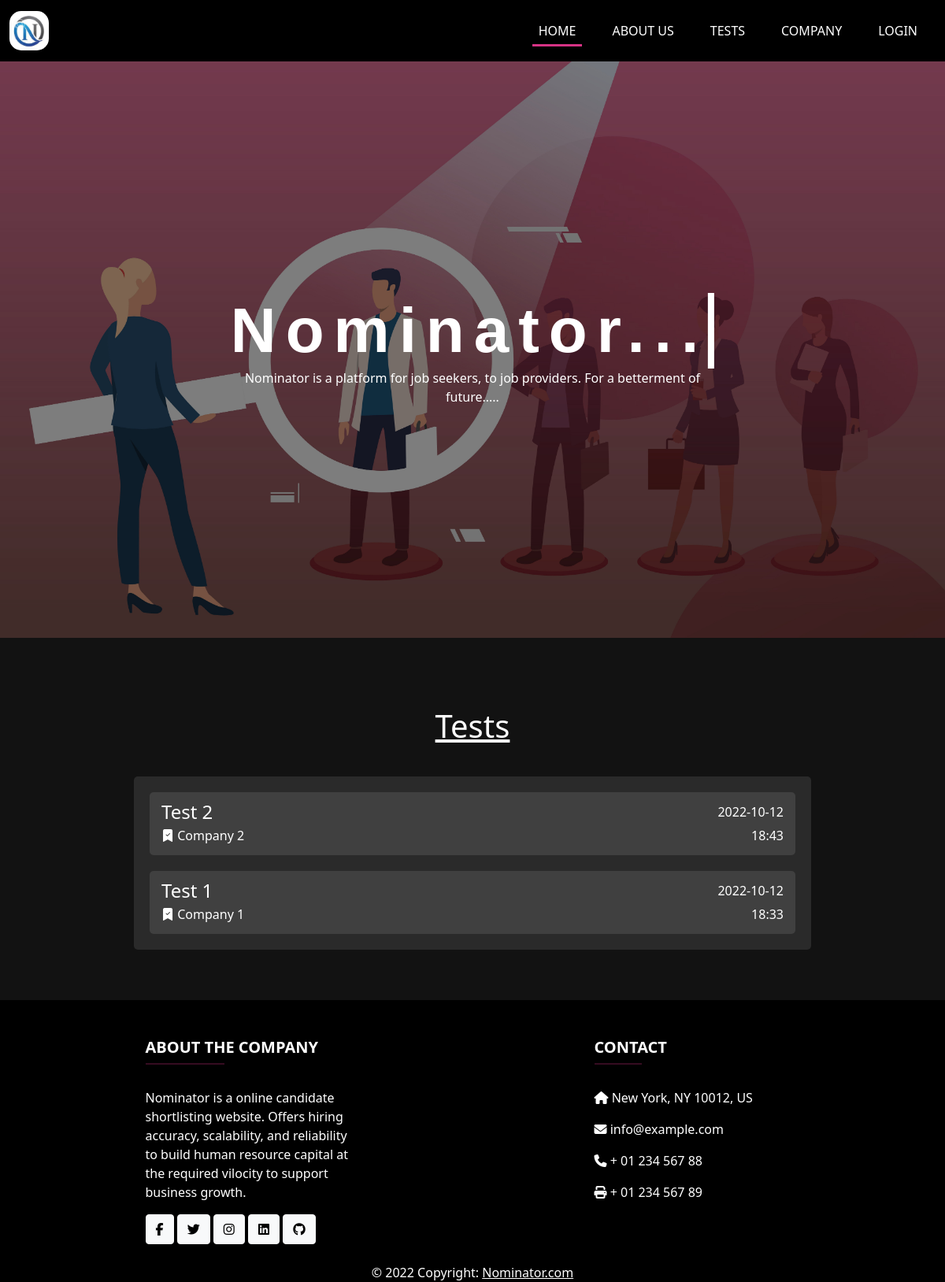
Before: / with the older database file.
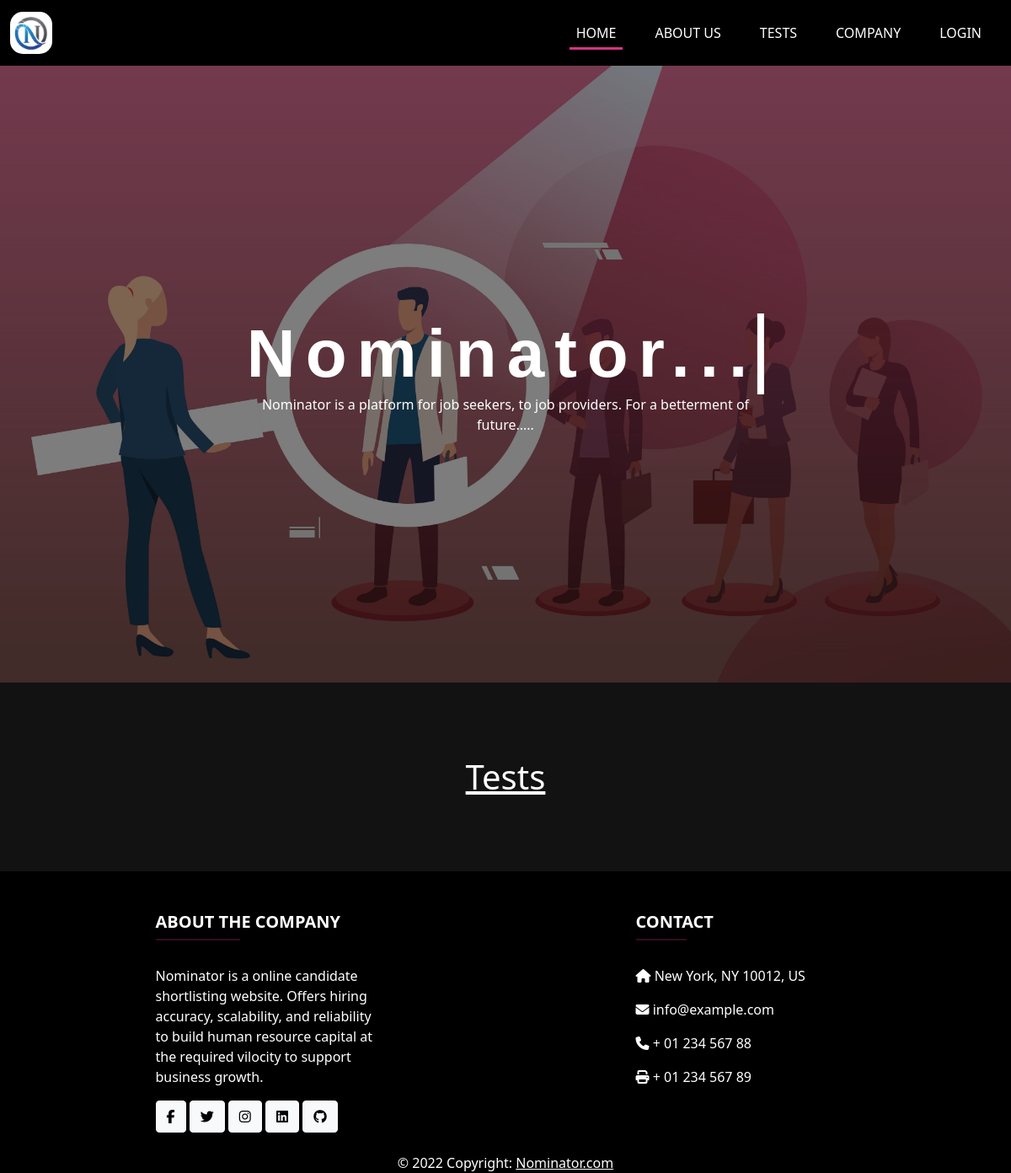
After: the same page with the newer database file.
### models.py (models this page shows, shortened)
class Test(db.Model):
    id = db.Column(db.Integer, primary_key=True)
    name = db.Column(db.String(255), unique=True, nullable=False)
    company_name = db.Column(db.String(255), nullable=False)
    creation_date = db.Column(db.DateTime, nullable=False, default=datetime.utcnow())
    description = db.Column(db.Text())
    job_role = db.Column(db.String(255), nullable=False)
    openness_criteria = db.Column(db.Float)
    neuroticism_criteria = db.Column(db.Float)
    extraversion_criteria = db.Column(db.Float)
    agreeableness_criteria = db.Column(db.Float)
    conscientiousness_criteria = db.Column(db.Float)
    skills_required = db.Column(db.PickleType)

### views.py (the view)
@app.route('/')
def home():
    if current_user.__class__ == models.Company:
        user_class = 'company'
    elif current_user.__class__ == models.Candidate:
        user_class = 'candidate'
    else:
        user_class = 'anonymous'
    print(user_class)
    test = Test.query.order_by(Test.creation_date.desc()).limit(5).all()
    return render_template('home.html', tests=test, user_class=user_class)

### templates/home.html (shortened to what this page needs)
{% extends 'base.html' %}
{% block css %}
<link rel="stylesheet" href="{{url_for('static', filename='css/home.css')}}">
{% endblock %}
{% block body %}
<div class="head">
    <img class="bg-image img-fluid" src="/static/img/bg-image.jpg" alt="" style="width:100%" ;>
    <div class="head-text">
        <div class="title-head">
            <h1 class="front-img-text anim-typewriter">Nominator...</h1>
        </div>
        <div class="title-desc">
            <span class="heading-description">
                Nominator is a platform for job seekers, to job providers.
                For a betterment of future.....
            </span>
        </div>
    </div>
</div>
<div class="container mt-5 mb-5">
    <h1 class="test-heading">Tests</h1>
    <div class="test-main-container">
      {% if tests|length > 0 %}
          <ul class="test-list-container">
            {% for test in tests %}
              <a href="/test/{{test.id}}" class="test-anchor">
                <li class="test-container">
                  <div class="test-container-row">
                    <h4 class="test-elements">{{test.name}}</h4>
                    <p class="test-elements">{{test.creation_date.strftime('%Y-%m-%d')}}</p>
                  </div>
                  <div class="test-container-row">
                    <h6 class="test-elements">
                      <i class="bi bi-bookmark-check-fill"></i>&nbsp;{{test.company_name}}
                    </h6>
                    <p class="test-elements">{{test.creation_date.strftime('%H:%M')}}</p>
                  </div>
                </li>
              </a>
            {% endfor %}
          </ul>
      {% endif %}
    </div>
</div>
{% endblock %}

### templates/base.html (shortened to what this page needs)
<!DOCTYPE html>
<html lang="en">
{% block css %}{% endblock %}
<head>
  <link href="https://cdn.jsdelivr.net/npm/bootstrap@5.0.2/dist/css/bootstrap.min.css" rel="stylesheet"
>
  <link rel="stylesheet" href="https://cdn.jsdelivr.net/npm/bootstrap-icons@1.9.1/font/bootstrap-icons.css">
  <link rel="stylesheet" type="text/css"
    href="https://cdnjs.cloudflare.com/ajax/libs/font-awesome/6.1.1/css/all.min.css">
</head>
<body class="d-flex flex-column min-vh-100">
  {% include 'navbar.html' %}
  {% block body %}{% endblock %}
  <div class="mt-auto">
    <footer class="text-center text-lg-start text-white fixed-buttom" style="background-color: black">
      <section>
        <div class="container text-center text-md-start mt-5">
          <div class="row mt-3">
            <div class="col-md-6 col-lg-4 col-xl-3 mx-auto mb-4 col-sm-9">
              <h5 class="text-uppercase fw-bold">ABOUT THE COMPANY</h5>
              <hr class="mb-4 mt-0 d-inline-block mx-auto"
                style="width: 100px; background-color: #d63384; height: 2px" />
              <p>
                Nominator is a online candidate shortlisting website.
                Offers hiring accuracy, scalability, and reliability to build human resource capital
                at the required vilocity to support business growth.
              </p>
              <a href="#" type="button" class="btn btn-floating btn-light">
                <i class="fab fa-facebook-f"></i>
              </a>
              <a href="#" type="button" class="btn btn-floating btn-light">
                <i class="fab fa-twitter"></i>
              </a>
              <a href="#" type="button" class="btn btn-floating btn-light">
                <i class="fab fa-instagram"></i>
              </a>
              <a href="#" type="button" class="btn btn-floating btn-light">
                <i class="fab fa-linkedin"></i>
              </a>
              <a href="#" type="button" class="btn btn-floating btn-light">
                <i class="fab fa-github"></i>
              </a>
            </div>
            <div class="col-md-4 col-lg-3 col-xl-3 mx-auto mb-md-0 mb-4">
              <h5 class="text-uppercase fw-bold">Contact</h5>
              <hr class="mb-4 mt-0 d-inline-block mx-auto"
                style="width: 60px; background-color: #d63384; height: 2px" />
              <p><i class="fas fa-home mr-3"></i> New York, NY 10012, US</p>
              <p><i class="fas fa-envelope mr-3"></i> info@example.com</p>
              <p><i class="fas fa-phone mr-3"></i> + 01 234 567 88</p>
              <p><i class="fas fa-print mr-3"></i> + 01 234 567 89</p>
            </div>
          </div>
        </div>
      </section>
      <div class="text-center p-0" style="background-color: rgba(0, 0, 0, 0.2)">
        © 2022 Copyright:
        <a class="text-white" href="#">Nominator.com</a>
      </div>
    </footer>
  </div>
</body>
</html>

### templates/navbar.html (shortened to what this page needs)
{% block css %}
    <link rel="stylesheet" href="{{url_for('static', filename='css/navbar.css')}}">
{% endblock %}
<nav class="navbar sticky-top navbar-expand-md navbar-light bg-dark">
    <div class="container-fluid">
        <a href="/" class="navbar-brand">
            <img id="logo" src="{{url_for('static', filename='img/logo.png')}}" width="50" height="50" alt="CoolBrand">
        </a>
        <div class="collapse navbar-collapse" id="navbarCollapse">
            <div class="navbar-nav ms-auto">
                <a href="/" id="clickid1" class="nav-item nav-link">Home</a>
                <a href="/about" id="clickid2" class="nav-item nav-link">About Us</a>
                <a href="/tests" id="clickid3" class="nav-item nav-link">Tests</a>
                <a href="/company" id="clickid4" class="nav-item nav-link">Company</a>
                {% if not current_user.is_authenticated %}
                <a href="{{ url_for('auth.login_choice') }}" id="clickid5" class="nav-item nav-link">Login</a>
                {% endif %}
            </div>
        </div>
    </div>
</nav>

### static/css/home.css (style rules this page uses)
.head { position: relative; text-align: center; justify-content: center; }
.head-text { color: white; position: absolute; top: 50%; left: 50%; transform: translate(-50%, -50%); }
.bg-image { height: 71vw; }
.front-img-text { width: 100%; height: max-content; font-weight: bold; animation: typing 1.5s steps(14), blink .5s step-end infinite alternate; white-space: nowrap; overflow: hidden; color: white; border-right: 8px solid; margin: 0 auto; letter-spacing: .15em; font-family: 'Trebuchet MS', 'Lucida Sans Unicode', 'Lucida Grande', 'Lucida Sans', Arial, sans-serif; font-size: 40px; }
.test-heading { text-align: center; margin: 40px 0; text-decoration: underline; font-size: 40px; }
@media screen and (min-width: 480px) { .front-img-text { font-size: 50px; } }
@media screen and (min-width: 640px) { .front-img-text { font-size: 60px; } }
@media screen and (min-width: 640px) { .bg-image { height: 44vw; } }
@media screen and (min-width: 992px) { .front-img-text { font-size: 80px; } }

### static/css/navbar.css (style rules this page uses)
body { background-color: #121212; color: white; }
#logo { border-radius: 15px; }
.navbar { background-color: black !important; }
.nav-link { color: white !important; text-transform: uppercase; margin: 0 15px; display: inline-block; position: relative; }
.nav-link:after { content: ''; position: absolute; width: 100%; transform: scaleX(0); height: 3px; bottom: 0; left: 0; background-color: #d63384; transform-origin: bottom right; transition: transform 0.50s ease-out; }
.active:after { transform: scaleX(1); transform-origin: bottom left; }
.navbar-nav { align-items: center; margin: 1% 0; }

Changed rows visible on the page:
removed Test: name "Test 2", creation_date "2022-10-12", company_name "Company 2", creation_date "18:43"
removed Test: name "Test 1", creation_date "2022-10-12", company_name "Company 1", creation_date "18:33"
